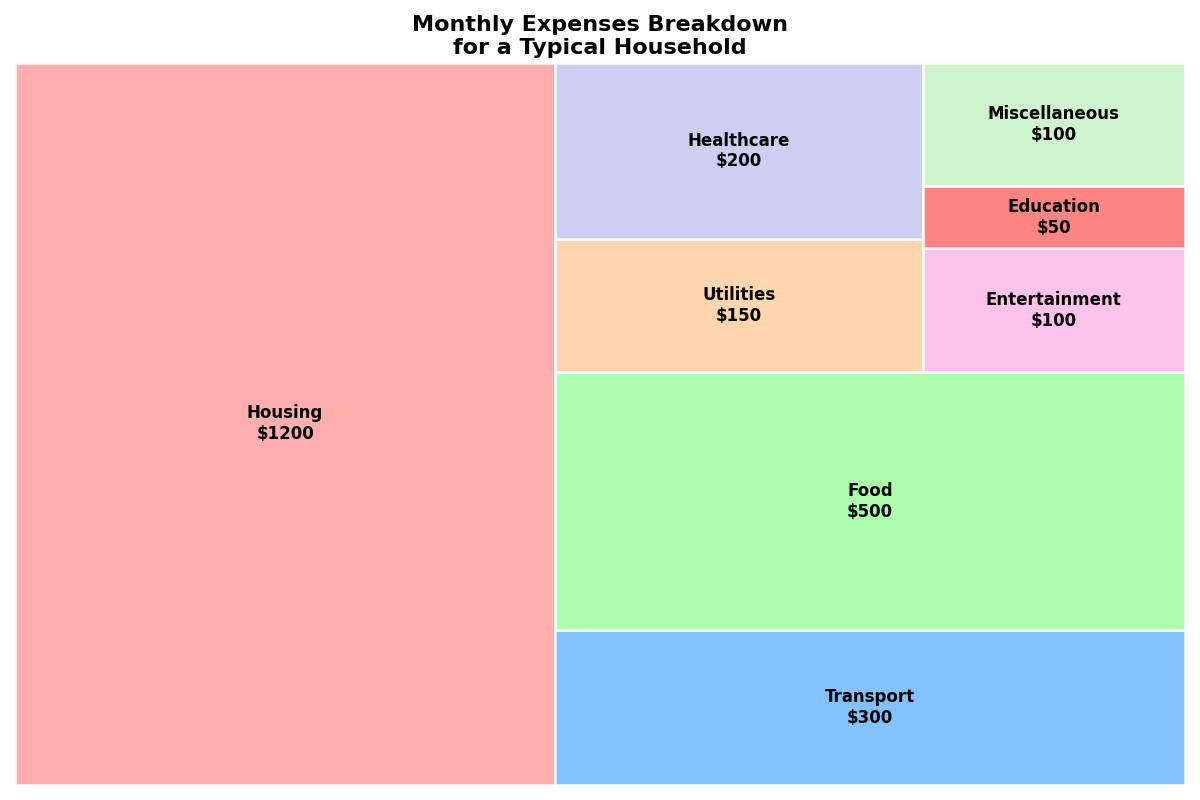

Source code (Python):
import matplotlib.pyplot as plt
import squarify

# Constructing Data: Monthly Expenses for a Typical Household
categories = [
    'Housing', 
    'Transport', 
    'Food', 
    'Utilities', 
    'Healthcare', 
    'Entertainment', 
    'Education', 
    'Miscellaneous'
]

# Corresponding expenses in dollars
expenses = [1200, 300, 500, 150, 200, 100, 50, 100] 

# Normalize the expenses for use in the treemap
total_expenses = sum(expenses)
sizes = [expense / total_expenses * 100 for expense in expenses]

# Define colors for each category
colors = ['#ff9999', '#66b3ff', '#99ff99', '#ffcc99', '#c2c2f0', '#ffb3e6', '#ff6666', '#c2f0c2']

# Create the treemap
plt.figure(figsize=(12, 8))
squarify.plot(sizes=sizes, label=[f"{category}\n${expense}" for category, expense in zip(categories, expenses)],
              color=colors, alpha=0.8, edgecolor="white", linewidth=2, 
              text_kwargs={'fontsize': 12, 'weight': 'bold', 'color': 'black'})

# Customize the title and layout
plt.title("Monthly Expenses Breakdown\nfor a Typical Household", fontsize=16, fontweight='bold')
plt.axis('off')  # Hide axes

# Automatically adjust the layout to prevent overlap
plt.tight_layout()

# Display the plot
plt.show()
